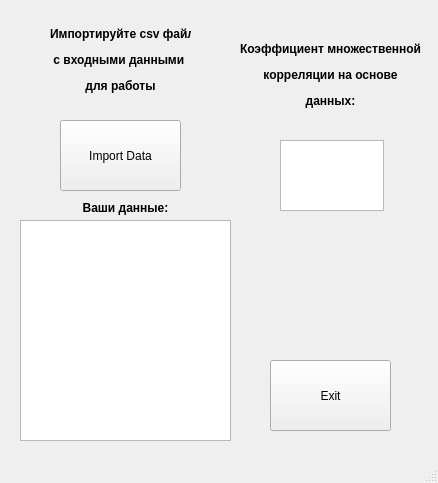
<?xml version="1.0" encoding="UTF-8"?>
<ui version="4.0">
 <class>MainWindow</class>
 <widget class="QMainWindow" name="MainWindow">
  <property name="geometry">
   <rect>
    <x>0</x>
    <y>0</y>
    <width>438</width>
    <height>483</height>
   </rect>
  </property>
  <property name="windowTitle">
   <string>MainWindow</string>
  </property>
  <widget class="QWidget" name="centralwidget">
   <widget class="QPushButton" name="pushButton">
    <property name="geometry">
     <rect>
      <x>60</x>
      <y>120</y>
      <width>121</width>
      <height>71</height>
     </rect>
    </property>
    <property name="text">
     <string>Import Data</string>
    </property>
   </widget>
   <widget class="QPlainTextEdit" name="plainTextEdit">
    <property name="geometry">
     <rect>
      <x>20</x>
      <y>220</y>
      <width>211</width>
      <height>221</height>
     </rect>
    </property>
    <property name="toolTip">
     <string>&lt;html&gt;&lt;head/&gt;&lt;body&gt;&lt;p align=&quot;center&quot;&gt;&lt;br/&gt;&lt;/p&gt;&lt;/body&gt;&lt;/html&gt;</string>
    </property>
    <property name="textInteractionFlags">
     <set>Qt::TextSelectableByKeyboard|Qt::TextSelectableByMouse</set>
    </property>
   </widget>
   <widget class="QPlainTextEdit" name="plainTextEdit_2">
    <property name="geometry">
     <rect>
      <x>280</x>
      <y>140</y>
      <width>104</width>
      <height>71</height>
     </rect>
    </property>
    <property name="toolTip">
     <string>&lt;html&gt;&lt;head/&gt;&lt;body&gt;&lt;p align=&quot;center&quot;&gt;&lt;br/&gt;&lt;/p&gt;&lt;/body&gt;&lt;/html&gt;</string>
    </property>
    <property name="textInteractionFlags">
     <set>Qt::TextSelectableByKeyboard|Qt::TextSelectableByMouse</set>
    </property>
    <property name="backgroundVisible">
     <bool>false</bool>
    </property>
   </widget>
   <widget class="QLabel" name="label">
    <property name="geometry">
     <rect>
      <x>50</x>
      <y>20</y>
      <width>141</width>
      <height>81</height>
     </rect>
    </property>
    <property name="text">
     <string>&lt;html&gt;&lt;head/&gt;&lt;body&gt;&lt;p align=&quot;center&quot;&gt;&lt;span style=&quot; font-weight:600;&quot;&gt;Импортируйте csv файл &lt;/span&gt;&lt;/p&gt;&lt;p align=&quot;center&quot;&gt;&lt;span style=&quot; font-weight:600;&quot;&gt;с входными данными &lt;/span&gt;&lt;/p&gt;&lt;p align=&quot;center&quot;&gt;&lt;span style=&quot; font-weight:600;&quot;&gt;для работы&lt;/span&gt;&lt;/p&gt;&lt;/body&gt;&lt;/html&gt;</string>
    </property>
   </widget>
   <widget class="QLabel" name="label_2">
    <property name="geometry">
     <rect>
      <x>80</x>
      <y>200</y>
      <width>91</width>
      <height>16</height>
     </rect>
    </property>
    <property name="text">
     <string>&lt;html&gt;&lt;head/&gt;&lt;body&gt;&lt;p align=&quot;center&quot;&gt;&lt;span style=&quot; font-weight:600;&quot;&gt;Ваши данные:&lt;/span&gt;&lt;/p&gt;&lt;/body&gt;&lt;/html&gt;</string>
    </property>
   </widget>
   <widget class="QPushButton" name="pushButton_2">
    <property name="geometry">
     <rect>
      <x>270</x>
      <y>360</y>
      <width>121</width>
      <height>71</height>
     </rect>
    </property>
    <property name="text">
     <string>Exit</string>
    </property>
   </widget>
   <widget class="QLabel" name="label_3">
    <property name="geometry">
     <rect>
      <x>240</x>
      <y>30</y>
      <width>181</width>
      <height>91</height>
     </rect>
    </property>
    <property name="text">
     <string>&lt;html&gt;&lt;head/&gt;&lt;body&gt;&lt;p align=&quot;center&quot;&gt;&lt;span style=&quot; font-weight:600;&quot;&gt;Коэффициент множественной&lt;/span&gt;&lt;/p&gt;&lt;p align=&quot;center&quot;&gt;&lt;span style=&quot; font-weight:600;&quot;&gt;корреляции на основе&lt;/span&gt;&lt;/p&gt;&lt;p align=&quot;center&quot;&gt;&lt;span style=&quot; font-weight:600;&quot;&gt;данных:&lt;/span&gt;&lt;/p&gt;&lt;/body&gt;&lt;/html&gt;</string>
    </property>
   </widget>
  </widget>
  <widget class="QStatusBar" name="statusbar"/>
 </widget>
 <resources/>
 <connections/>
</ui>
